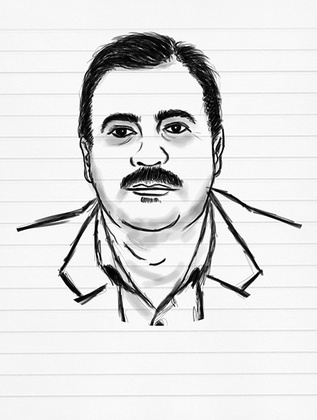
%> input picture class/paint.jpg, 317 x 420 px, shrunk from 500 x 663 before the run
$ octave Furior.m   (GNU Octave 9; MATLAB toolbox functions it lacks are replaced by stand-ins)
%> lines starting %> are read from the running program, lines starting %| are printed output that depends on the picture
clc;
clear all;
close all;

image = imread('class/paint.jpg');
%> image is the input picture: size 420x317 uint8; min 0, max 255, mean 223.3
%image = imread('class/paint1.jpg');
image_size = size(image);
%> image_size = [420 317]

temp_image_size = size(image_size);
%> temp_image_size = [1 2]
if(temp_image_size(2) > 2)
    image = rgb2gray(image);
end

spec_orig = fft2(double(image));
spec_img = fftshift(spec_orig);

figure;
subplot(2,2,1);
imshow(image);
title('original image');

subplot(2,2,2);
spec_img_temp = log(1 + spec_img);
imshow(spec_img_temp,[]);
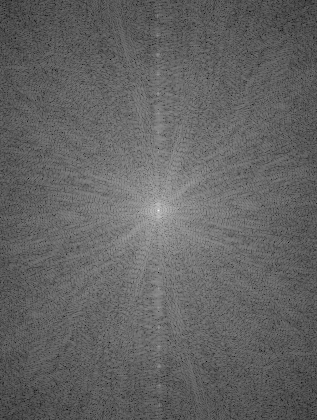
%> displayed picture: size 420x317, on the screen's scale of 0 to 255; min 0, max 255, mean 99.3
title('spectrum original image');

%spec_img(1:image_size(1,1), image_size(1,2)/2-50:image_size(1,2)/2+50) = 0;
%spec_img(image_size(1,1)/2-50:image_size(1,1)/2+50, 1:image_size(1,2)) = 0;

for i = 1 : image_size(1)
    if(i > round(image_size(1) / 2 - 15) && i < round(image_size(1) / 2 + 15))
        continue;
    end
    for j = round(image_size(2) / 2 - 2) : round(image_size(2) / 2 + 2)
        spec_img(i,j) = 0;
    end
end


subplot(2,2,3);
ptnfx = ifft2(ifftshift(spec_img));
imshow(uint8(ptnfx));
%> (this line was passed over: imshow is not available in this run)
title('result image');

spec_orig = fft2(ptnfx);
spec_img = fftshift(spec_orig);

subplot(2,2,4);
spec_img = log(1 + spec_img);
imshow(spec_img,[]);
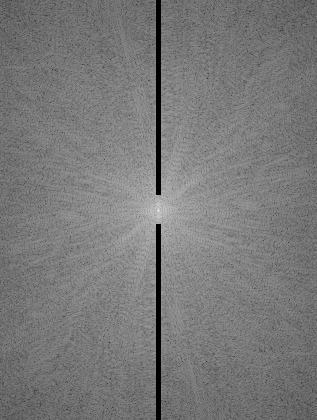
%> displayed picture: size 420x317, on the screen's scale of 0 to 255; min 0, max 255, mean 121.1
title('spectrum result image');
